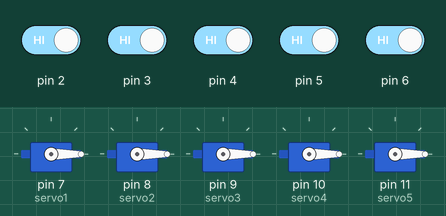
Recording of a sketch running on a simulated Arduino Uno, built with avr-gcc and run on an emulated ATmega328P. Shown: 5 × servo. The test bench sets the inputs (shaded band); at power-on: pin 2–6 HIGH.

Above: at 1.2 s.
1.3 s: pin 2 driven LOW
At 2.1 s:
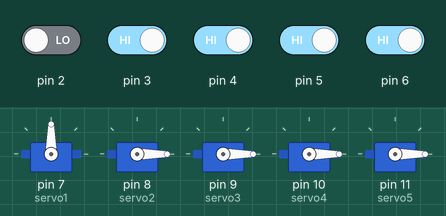
2.8 s: pin 3 driven LOW
At 3.3 s:
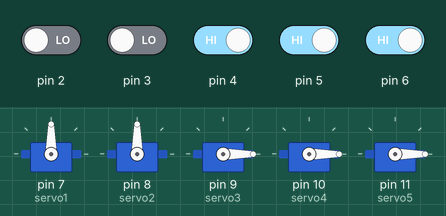
4.3 s: pin 4 driven LOW
At 5.5 s:
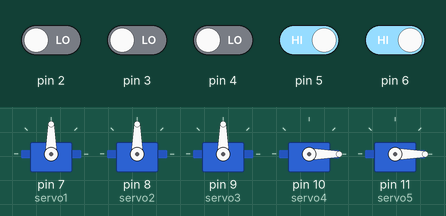
5.8 s: pin 5 driven LOW
At 6.8 s:
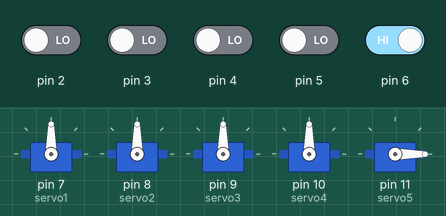
7.3 s: pin 6 driven LOW
At 7.9 s:
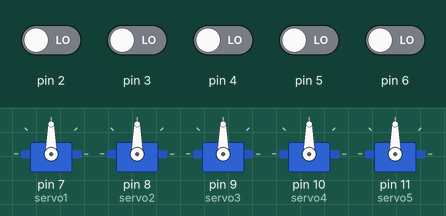
8.8 s: pin 2 driven HIGH
At 10.2 s:
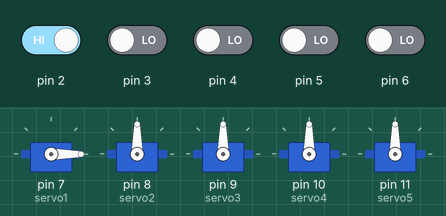
Timing chart, 0 to 11.3 s (numbered marks = the images above; inputs shaded):
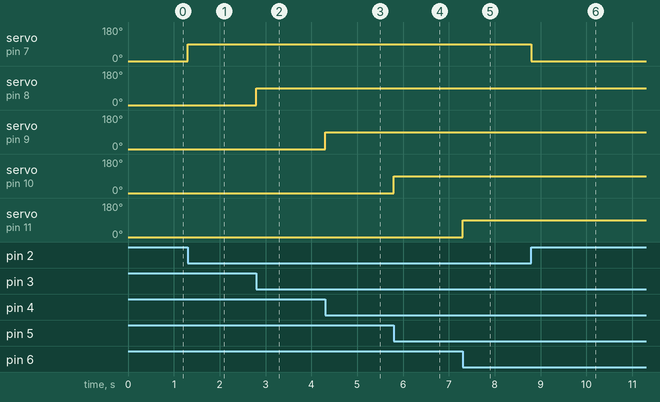

Measured:
- after the input at 1.3 s, servo on pin 7 (servo1): 0° → 90° at once
- after the input at 2.8 s, servo on pin 8 (servo2): 0° → 90° at once
- after the input at 4.3 s, servo on pin 9 (servo3): 0° → 90° at once
- after the input at 5.8 s, servo on pin 10 (servo4): 0° → 90° at once
- after the input at 7.3 s, servo on pin 11 (servo5): 0° → 90° at once
- after the input at 8.8 s, servo on pin 7 (servo1): 90° → 0° at once

The sketch:

5_servomotor1__1_.ino
```cpp
#include<Servo.h>

Servo servo1;
Servo servo2;
Servo servo3;
Servo servo4;
Servo servo5;

int pos=0;

void setup()
{

  pinMode(2,INPUT);
  pinMode(3,INPUT);
  pinMode(4,INPUT);
  pinMode(5,INPUT);
  pinMode(6,INPUT);

  servo1.attach(7);
  servo2.attach(8);
  servo3.attach(9);
  servo4.attach(10);
  servo5.attach(11);

}

void loop()
{
  if(digitalRead(2)==LOW){
    servo1.write(90);
  }
  else
     servo1.write(0);

  if(digitalRead(3)==LOW){
    servo2.write(90);
  }
  else
 servo2.write(0);

  if(digitalRead(4)==LOW){
    servo3.write(90);
  }
  else
 servo3.write(0);

  if(digitalRead(5)==LOW){
    servo4.write(90);
  }
  else
 servo4.write(0);
  if(digitalRead(6)==LOW){
    servo5.write(90);
  }
  else
 servo5.write(0);


}
```
